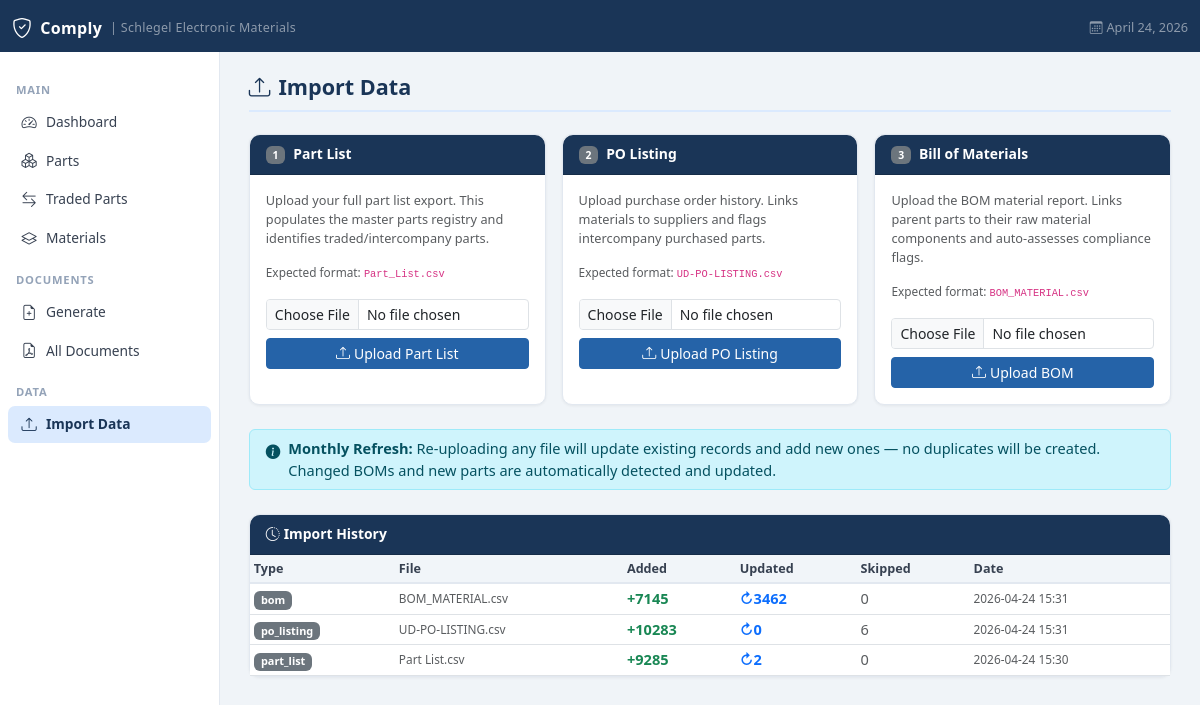
The page /import on the database its author committed.
### tables this page shows
CREATE TABLE import_log (
            id          INTEGER PRIMARY KEY AUTOINCREMENT,
            import_type TEXT,
            filename    TEXT,
            rows_added  INTEGER DEFAULT 0,
            rows_updated INTEGER DEFAULT 0,
            rows_skipped INTEGER DEFAULT 0,
            imported_at TEXT DEFAULT (datetime('now')),
            notes       TEXT
        );

### app.py (the view, shortened to what this page needs)
@app.route("/import", methods=["GET","POST"])
def import_data():
    conn = get_db()
    logs = conn.execute(
        "SELECT * FROM import_log ORDER BY imported_at DESC LIMIT 20"
    ).fetchall()
    conn.close()
    return render_template("import.html", logs=logs)

### app.py (called while the page is built)
def get_db():
    conn = sqlite3.connect(DB_PATH)
    conn.row_factory = sqlite3.Row
    conn.execute("PRAGMA foreign_keys = ON")
    return conn

@app.context_processor
def inject_globals():
    import flask
    return {"now": datetime.now(), "request": flask.request}

### templates/import.html (shortened to what this page needs)
{% extends "base.html" %}
{% block content %}
<div class="page-header">
  <h1><i class="bi bi-upload me-2"></i>Import Data</h1>
</div>
<div class="row g-3 mb-4">
  <div class="col-12 col-md-4">
    <div class="card h-100">
      <div class="card-header"><span class="badge bg-secondary me-2">1</span>Part List</div>
      <div class="card-body">
        <p class="text-muted small">Upload your full part list export. This populates the master parts registry and identifies traded/intercompany parts.</p>
        <p class="text-xs text-muted mb-3">Expected format: <code>Part_List.csv</code></p>
        <form method="post" enctype="multipart/form-data">
          <div class="mb-2">
            <input type="file" name="file" class="form-control form-control-sm" accept=".csv" required/>
          </div>
          <button type="submit" class="btn btn-primary btn-sm w-100">
            <i class="bi bi-upload me-1"></i>Upload Part List
          </button>
        </form>
      </div>
    </div>
  </div>
  <div class="col-12 col-md-4">
    <div class="card h-100">
      <div class="card-header"><span class="badge bg-secondary me-2">2</span>PO Listing</div>
      <div class="card-body">
        <p class="text-muted small">Upload purchase order history. Links materials to suppliers and flags intercompany purchased parts.</p>
        <p class="text-xs text-muted mb-3">Expected format: <code>UD-PO-LISTING.csv</code></p>
        <form method="post" enctype="multipart/form-data">
          <div class="mb-2">
            <input type="file" name="file" class="form-control form-control-sm" accept=".csv" required/>
          </div>
          <button type="submit" class="btn btn-primary btn-sm w-100">
            <i class="bi bi-upload me-1"></i>Upload PO Listing
          </button>
        </form>
      </div>
    </div>
  </div>
  <div class="col-12 col-md-4">
    <div class="card h-100">
      <div class="card-header"><span class="badge bg-secondary me-2">3</span>Bill of Materials</div>
      <div class="card-body">
        <p class="text-muted small">Upload the BOM material report. Links parent parts to their raw material components and auto-assesses compliance flags.</p>
        <p class="text-xs text-muted mb-3">Expected format: <code>BOM_MATERIAL.csv</code></p>
        <form method="post" enctype="multipart/form-data">
          <div class="mb-2">
            <input type="file" name="file" class="form-control form-control-sm" accept=".csv" required/>
          </div>
          <button type="submit" class="btn btn-primary btn-sm w-100">
            <i class="bi bi-upload me-1"></i>Upload BOM
          </button>
        </form>
      </div>
    </div>
  </div>
</div>
<div class="alert alert-info d-flex gap-2 align-items-start py-2 mb-4">
  <i class="bi bi-info-circle-fill mt-1 flex-shrink-0"></i>
  <div>
    <strong>Monthly Refresh:</strong> Re-uploading any file will update existing records and add new ones — no duplicates will be created.
    Changed BOMs and new parts are automatically detected and updated.
  </div>
</div>
<div class="card">
  <div class="card-header"><i class="bi bi-clock-history me-1"></i>Import History</div>
  <div class="card-body p-0">
    {% if logs %}
    <table class="table table-sm table-hover mb-0">
      <thead>
        <tr><th>Type</th><th>File</th><th>Added</th><th>Updated</th><th>Skipped</th><th>Date</th></tr>
      </thead>
      <tbody>
        {% for log in logs %}
        <tr>
          <td><span class="badge bg-secondary">{{ log.import_type }}</span></td>
          <td class="text-muted text-xs">{{ log.filename }}</td>
          <td><span class="text-success fw-semibold">+{{ log.rows_added }}</span></td>
          <td><span class="text-primary fw-semibold">↻{{ log.rows_updated }}</span></td>
          <td class="text-muted">{{ log.rows_skipped }}</td>
          <td class="text-muted text-xs">{{ log.imported_at[:16] }}</td>
        </tr>
        {% endfor %}
      </tbody>
    </table>
    {% else %}
    <p class="text-muted p-3 mb-0 text-center">No imports yet. Start with Step 1 above.</p>
    {% endif %}
  </div>
</div>
{% endblock %}

### templates/base.html (style rules this page uses)
:root { --brand-dark: #1a3557; --brand-mid: #2563a8; --brand-light: #dbeafe; --sidebar-w: 220px; }
body { background:#f0f4f8; font-size:.91rem; }
.page-header { margin-bottom:1.4rem; padding-bottom:.6rem; border-bottom:2px solid var(--brand-light); display:flex; align-items:center; justify-content:space-between; flex-wrap:wrap; gap:.5rem; }
.page-header h1 { font-size:1.35rem; font-weight:700; color:var(--brand-dark); margin:0; }
.card { border:1px solid #e2e8f0; border-radius:10px; box-shadow:0 1px 3px rgba(0,0,0,.06); }
.card-header { background:var(--brand-dark); color:#fff; font-weight:600; font-size:.87rem; padding:.55rem 1rem; border-radius:10px 10px 0 0 !important; }
table.table thead th { background:#f1f5f9; font-size:.79rem; font-weight:700; color:#374151; border-bottom:2px solid #e2e8f0; white-space:nowrap; }
table.table td { vertical-align:middle; }
.btn-primary { background:var(--brand-mid); border-color:var(--brand-mid); }
.text-xs { font-size:.74rem; }
.fw-semibold { font-weight:600; }

### rows shown on the page
import_log: import_type "bom", filename "BOM_MATERIAL.csv", rows_added "7145", rows_updated "3462", rows_skipped "0", imported_at "2026-04-24 15:31"
import_log: import_type "po_listing", filename "UD-PO-LISTING.csv", rows_added "10283", rows_updated "0", rows_skipped "6", imported_at "2026-04-24 15:31"
import_log: import_type "part_list", filename "Part List.csv", rows_added "9285", rows_updated "2", rows_skipped "0", imported_at "2026-04-24 15:30"
